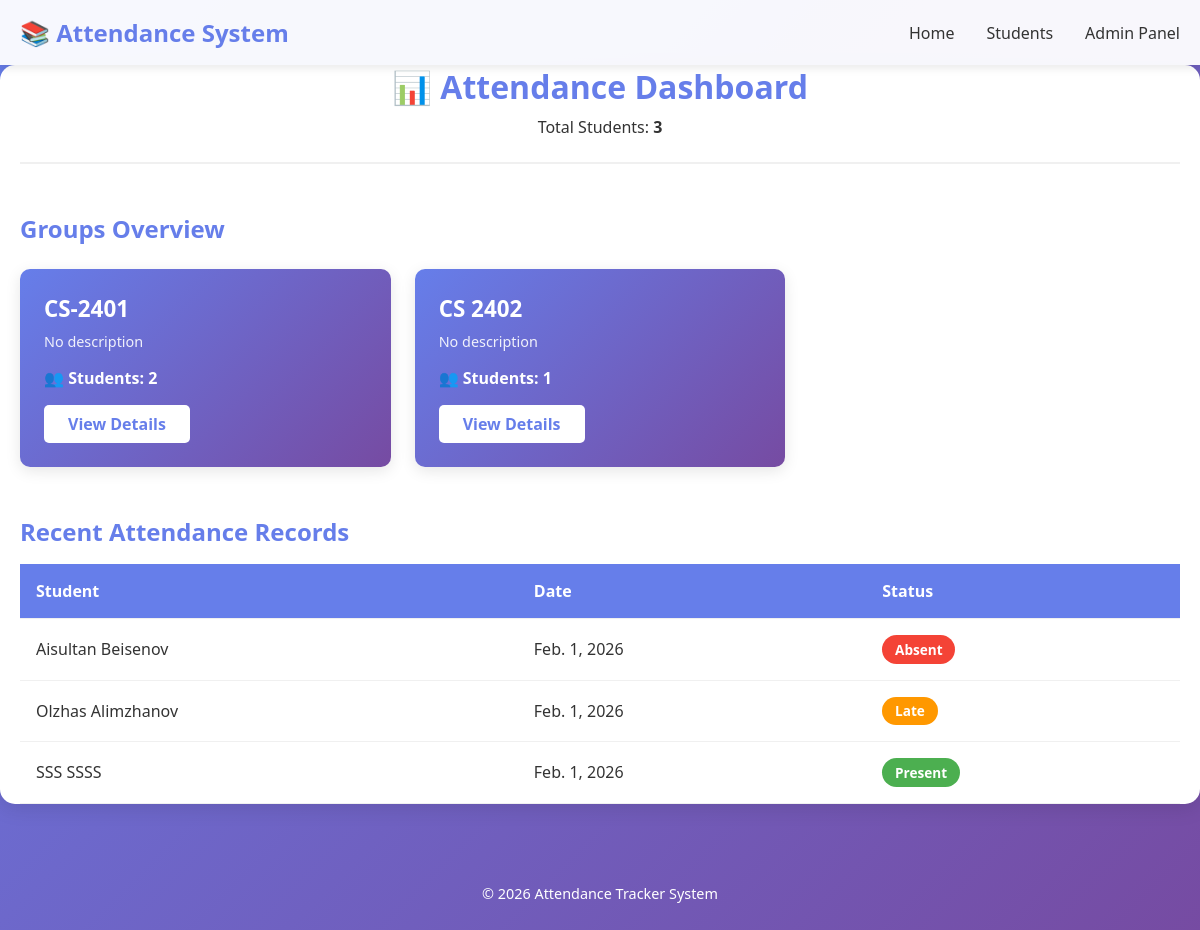
The page / on the database its author committed.
### attendance_tracker/models.py (models this page shows, shortened)
class Group(models.Model):
    name = models.CharField(max_length=100, unique=True)
    description = models.TextField(blank=True, null=True)

class Attendance(models.Model):
    STATUS_CHOICES = [
        ('present', 'Present'),
        ('absent', 'Absent'),
        ('late', 'Late'),
    ]
    student = models.ForeignKey(Student, on_delete=models.CASCADE)
    date = models.DateField()
    status = models.CharField(max_length=10, choices=STATUS_CHOICES)
    class Meta:
        unique_together = ('student', 'date')

class Student(models.Model):
    first_name = models.CharField(max_length=50)
    last_name = models.CharField(max_length=50)
    student_id = models.CharField(max_length=20, unique=True)
    group = models.ForeignKey(Group, on_delete=models.CASCADE, related_name='students')
    def __str__(self):
        return f"{self.first_name} {self.last_name}"

### attendance_tracker/views.py (the view)
# urls.py: 2. Add a URL to urlpatterns:  path('', views.home, name='home')
def home(request):
    groups = Group.objects.prefetch_related('students').all()
    total_students = Student.objects.count()
    recent_attendance = Attendance.objects.select_related('student').order_by('-date')[:10]
    context = {
        'groups': groups,
        'total_students': total_students,
        'recent_attendance': recent_attendance,
    }
    return render(request, 'home.html', context)

### attendance_tracker/templates/home.html (shortened to what this page needs)
{% extends "base.html" %}
{% block content %}
<div class="header-section">
    <h2>📊 Attendance Dashboard</h2>
    <p>Total Students: <strong>{{ total_students }}</strong></p>
</div>
<div class="groups-section">
    <h3>Groups Overview</h3>
    {% if groups %}
        <div class="cards-grid">
            {% for group in groups %}
            <div class="card">
                <h4>{{ group.name }}</h4>
                <p class="description">{{ group.description|default:"No description" }}</p>
                <p class="student-count">👥 Students: {{ group.students.count }}</p>
                <a href="{% url 'group_detail' group.id %}" class="btn">View Details</a>
            </div>
            {% endfor %}
        </div>
    {% else %}
        <p class="no-data">No groups found. Add groups in the admin panel.</p>
    {% endif %}
</div>
<div class="recent-section">
    <h3>Recent Attendance Records</h3>
    {% if recent_attendance %}
        <table class="attendance-table">
            <thead>
                <tr>
                    <th>Student</th>
                    <th>Date</th>
                    <th>Status</th>
                </tr>
            </thead>
            <tbody>
                {% for record in recent_attendance %}
                <tr>
                    <td>{{ record.student }}</td>
                    <td>{{ record.date }}</td>
                    <td>
                        <span class="status-badge status-{{ record.status }}">
                            {{ record.get_status_display }}
                        </span>
                    </td>
                </tr>
                {% endfor %}
            </tbody>
        </table>
    {% else %}
        <p class="no-data">No attendance records yet.</p>
    {% endif %}
</div>
{% endblock %}

### attendance_tracker/static/css/style.css (style rules this page uses)
* { margin: 0; padding: 0; box-sizing: border-box; }
body { font-family: 'Segoe UI', Tahoma, Geneva, Verdana, sans-serif; background: linear-gradient(135deg, #667eea 0%, #764ba2 100%); min-height: 100vh; color: #333; }
.header-section { text-align: center; margin-bottom: 3rem; padding-bottom: 1.5rem; border-bottom: 2px solid #f0f0f0; }
.header-section h2 { color: #667eea; font-size: 2rem; margin-bottom: 0.5rem; }
.cards-grid { display: grid; grid-template-columns: repeat(auto-fill, minmax(280px, 1fr)); gap: 1.5rem; margin-top: 1.5rem; }
.card { background: linear-gradient(135deg, #667eea 0%, #764ba2 100%); color: white; padding: 1.5rem; border-radius: 10px; box-shadow: 0 4px 15px rgba(0,0,0,0.1); transition: transform 0.3s, box-shadow 0.3s; }
.card h4 { font-size: 1.4rem; margin-bottom: 0.5rem; }
.card .description { font-size: 0.9rem; opacity: 0.9; margin-bottom: 1rem; }
.card .student-count { font-weight: bold; margin-bottom: 1rem; }
.btn { display: inline-block; background: white; color: #667eea; padding: 0.5rem 1.5rem; border-radius: 5px; text-decoration: none; font-weight: 600; transition: all 0.3s; }
.attendance-table { width: 100%; border-collapse: collapse; margin-top: 1rem; }
.attendance-table th, .attendance-table td { padding: 1rem; text-align: left; border-bottom: 1px solid #f0f0f0; }
.attendance-table th { background: #667eea; color: white; font-weight: 600; }
.status-badge { display: inline-block; padding: 0.3rem 0.8rem; border-radius: 20px; font-size: 0.85rem; font-weight: 600; }
.status-present { background: #4caf50; color: white; }
.status-absent { background: #f44336; color: white; }
.status-late { background: #ff9800; color: white; }
.groups-section, .recent-section, .students-section { margin-bottom: 3rem; }
.groups-section h3, .recent-section h3, .students-section h3 { color: #667eea; margin-bottom: 1rem; font-size: 1.5rem; }

### rows shown on the page
Group: name "CS-2401", description "No description", students.count "2"
Group: name "CS 2402", description "No description", students.count "1"
Attendance: student "Aisultan Beisenov", date "Feb. 1, 2026", status "Absent"
Attendance: student "Olzhas Alimzhanov", date "Feb. 1, 2026", status "Late"
Attendance: student "SSS SSSS", date "Feb. 1, 2026", status "Present"

### other values the page prints
{{ total_students }} "3"
